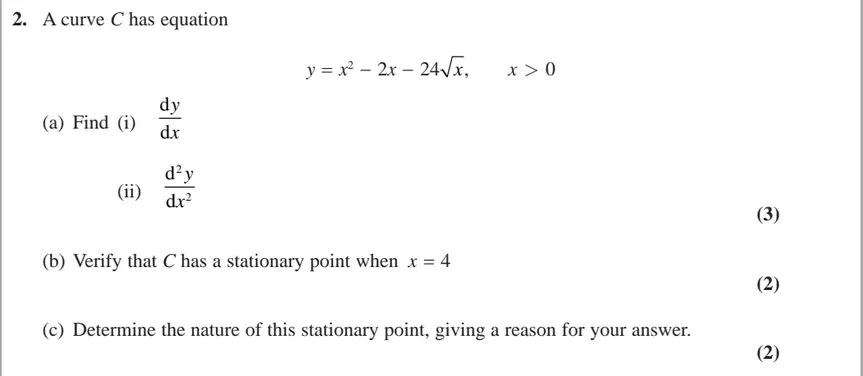
#> input picture assets/questions/9MA0/EDX_9MA0_2018_JUNE_P1/q02.webp, 863 x 376 px, shrunk from 1052 x 459 before the run
$ python -i lead-ins.py   (imports and definitions only)
#> lines starting #> are read from the running program, lines starting #| are printed output that depends on the picture
#> further down, picture is the input picture: PIL image 863x376 RGB; mean R, G, B 250.6, 250.6, 250.6
#!/usr/bin/env python3
"""Cut each part's "printed just before" text out of its context image (2026-11-19).

Linked parts (js/engine/linked-parts.js) are shown together: the question's introduction
once, then every part's own crop. A part's own crop starts at its label, so unlabelled text
printed between the previous part's answer space and this part's label (refine.py's bridge
text, e.g. "In reality the stone will be subject to air resistance.") would be lost.
refine.py stacked that text into the part's context image together with the introduction
and any earlier parts. This tool finds that piece from the recorded regions and saves it on
its own as ``context.lead_in_image_url``, using the same source pixels (lossless WebP).

The context image is ``render(context_regions)`` (optionally under the build's stem image):
full-width page crops stacked with 12 px gaps, at the scale the part's own crop
(``render(source_regions)``) also uses, so the page height in pixels follows from the own
crop and every piece can be located from the bottom of the context image.
"""
import base64
import hashlib
import io
import json
import pathlib

from PIL import Image

ROOT = pathlib.Path(__file__).resolve().parents[2]
GAP = 12


def decode(asset):
    return Image.open(io.BytesIO(base64.b64decode(asset['base64']))).convert('RGB')


# [5 lines left out: function encode, not called in this run]


def page_height(own_image, own_regions):
    share = sum(r['bbox'][3] - r['bbox'][1] for r in own_regions)
    return (own_image.height - GAP * (len(own_regions) - 1)) / share


# [83 lines left out: functions lead_in, profile, find_rows, after_tariff, not called in this run]


def mean_difference(a, b):
    from PIL import ImageChops, ImageStat
    return sum(ImageStat.Stat(ImageChops.difference(a.convert('L'), b.convert('L'))).mean)


def trim_blank(image):
    """Drop blank rows at the top and bottom; None when only blank rows (or a sliver) remain."""
    grey = image.convert('L')
    width = grey.width
#> width = 863
    band = grey.crop((int(width * 0.04), 0, int(width * 0.85), grey.height))   # leave out page rules and margins
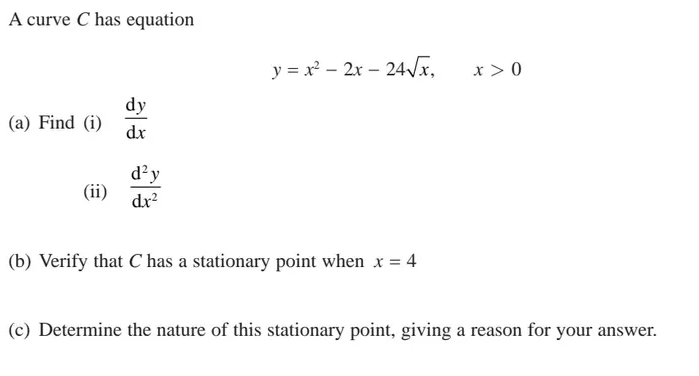
#> band: PIL image 699x376 L; min 0, max 255, mean 250.5
    rows = [y for y in range(band.height) if min(band.crop((0, y, band.width, y + 1)).tobytes()) < 140]
#> rows = 153 values from 12 to 339
    if not rows or rows[-1] - rows[0] < 10:
        return None
    return image.crop((0, max(0, rows[0] - 8), width, min(image.height, rows[-1] + 9)))
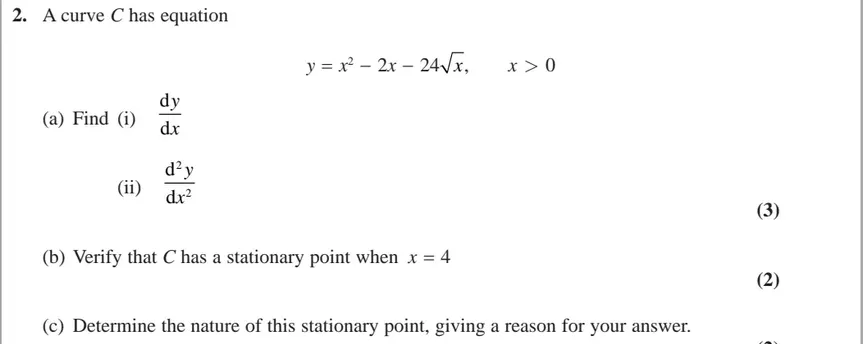
#> returned value: PIL image 863x344 RGB; mean R, G, B 250.3, 250.3, 250.3


# [52 lines left out: function main, not called in this run]


# [7 lines not run here, left out]

>>> from PIL import Image
>>> picture = Image.open('../../assets/questions/9MA0/EDX_9MA0_2018_JUNE_P1/q02.webp')
>>> result = trim_blank(picture)

$ run again, on assets/questions/9MA0/EDX_9MA0_2018_JUNE_P2/q05.webp
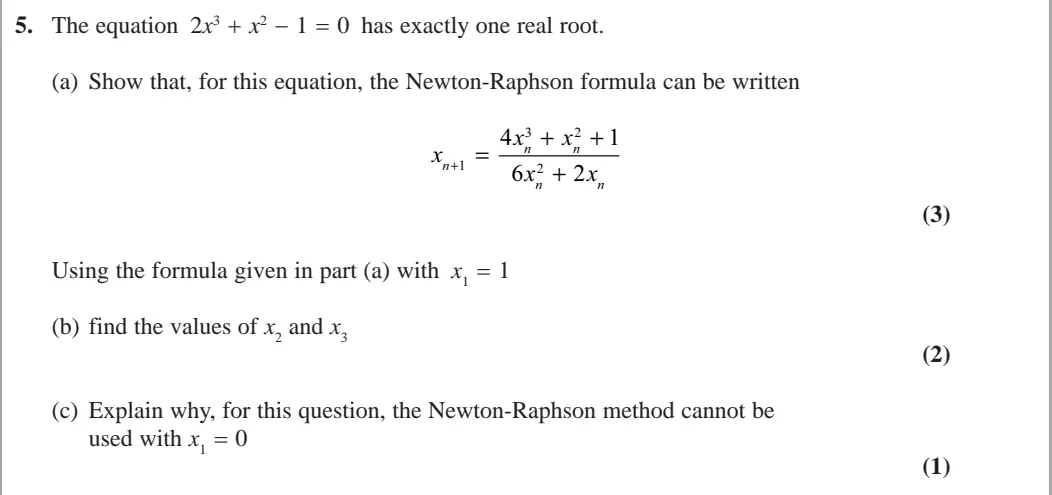
#> input picture assets/questions/9MA0/EDX_9MA0_2018_JUNE_P2/q05.webp, 1052 x 495 px
#> picture is the input picture: PIL image 1052x495 RGB; mean R, G, B 249.1, 249.1, 249.1
#> in trim_blank, `band = grey.crop((int(width * 0.04), 0, int(width * 0.85), grey.height))`:
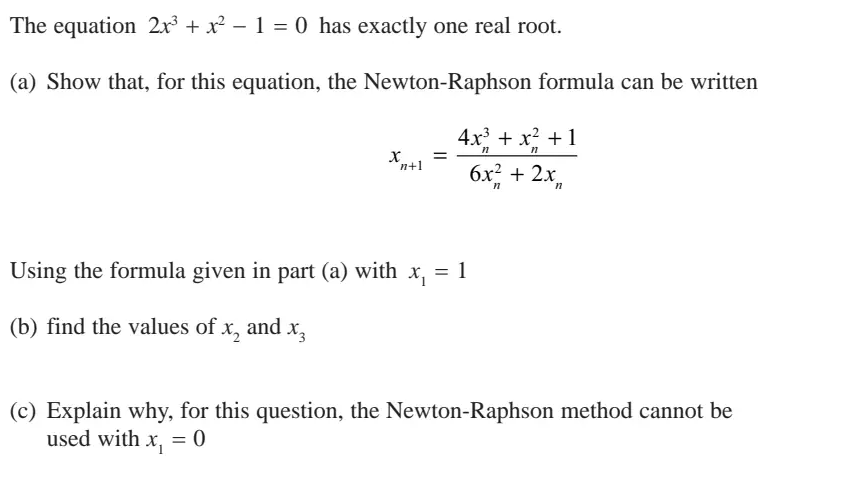
#> band: PIL image 852x495 L; min 0, max 255, mean 248.6
#> rows = 192 values from 16 to 453
#> in trim_blank, `return image.crop((0, max(0, rows[0] - 8), width, min(image.height, ro..`:
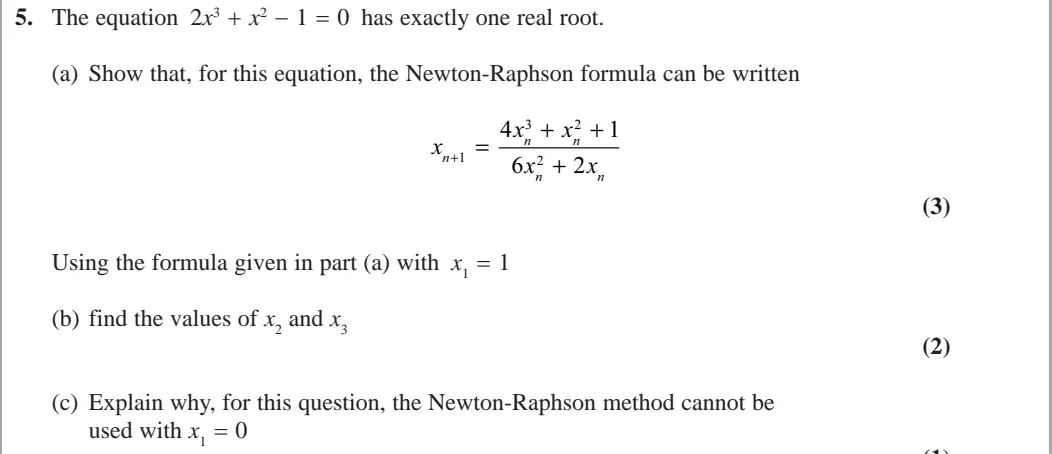
#> returned value: PIL image 1052x454 RGB; mean R, G, B 248.7, 248.7, 248.7

$ run again, on assets/questions/9MA0/EDX_9MA0_2018_JUNE_P2/q06.webp
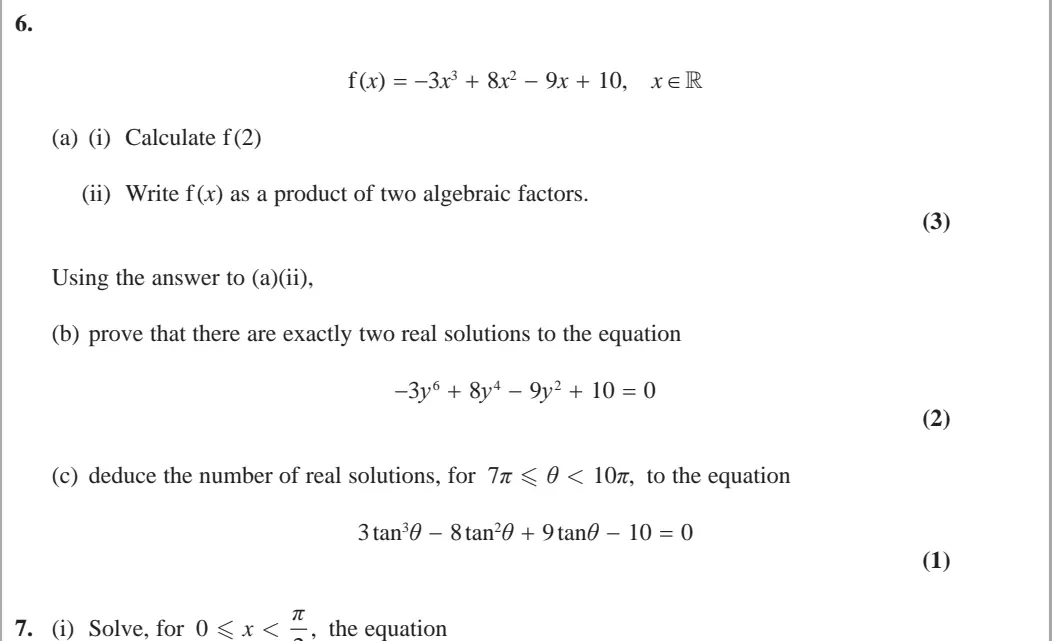
#> input picture assets/questions/9MA0/EDX_9MA0_2018_JUNE_P2/q06.webp, 1052 x 641 px
#> picture is the input picture: PIL image 1052x641 RGB; mean R, G, B 250.1, 250.1, 250.1
#> in trim_blank, `band = grey.crop((int(width * 0.04), 0, int(width * 0.85), grey.height))`:
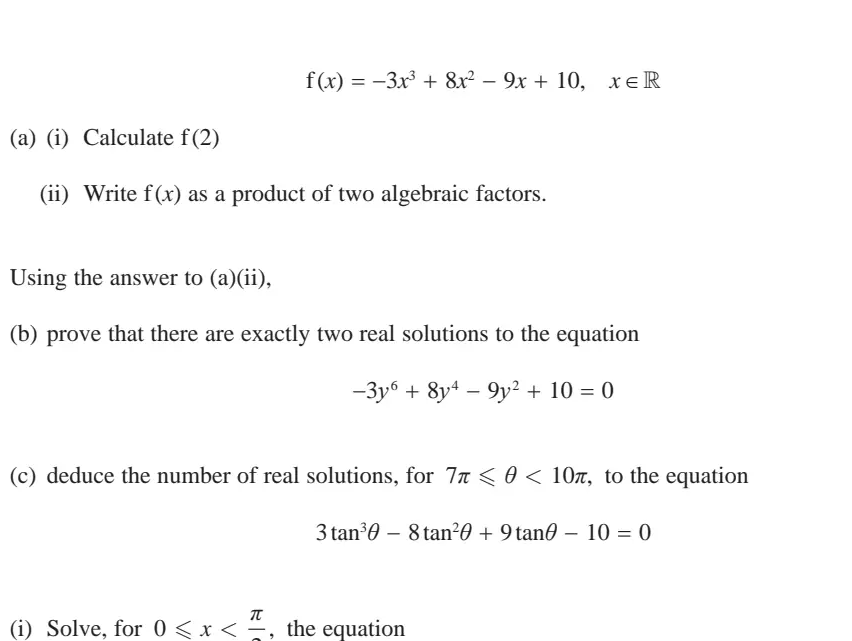
#> band: PIL image 852x641 L; min 13, max 255, mean 249.8
#> rows = 196 values from 71 to 640
#> in trim_blank, `return image.crop((0, max(0, rows[0] - 8), width, min(image.height, ro..`:
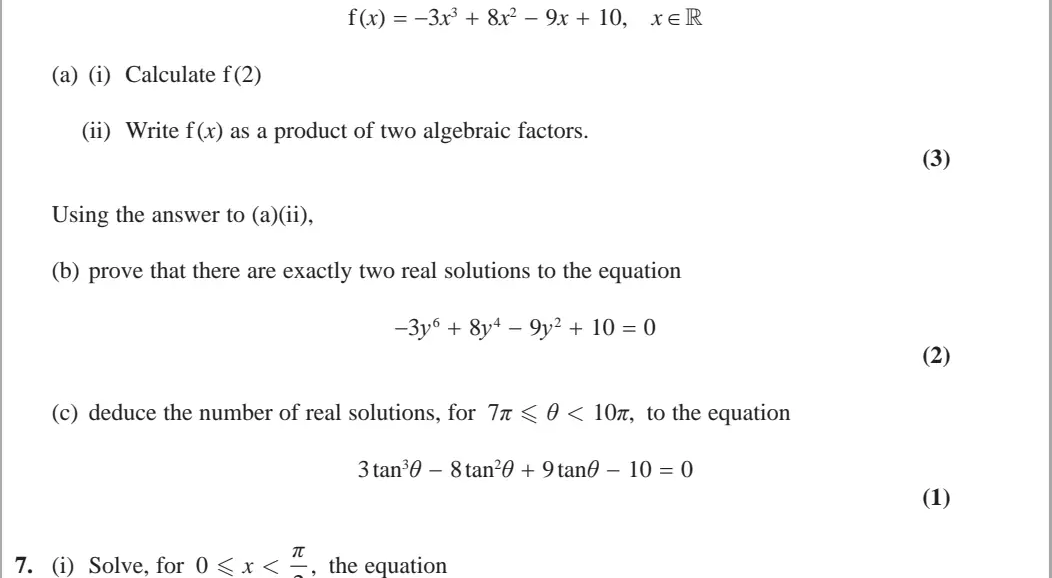
#> returned value: PIL image 1052x578 RGB; mean R, G, B 249.7, 249.7, 249.7

$ run again, on assets/questions/9MA0/EDX_9MA0_2018_JUNE_P3/q06.webp
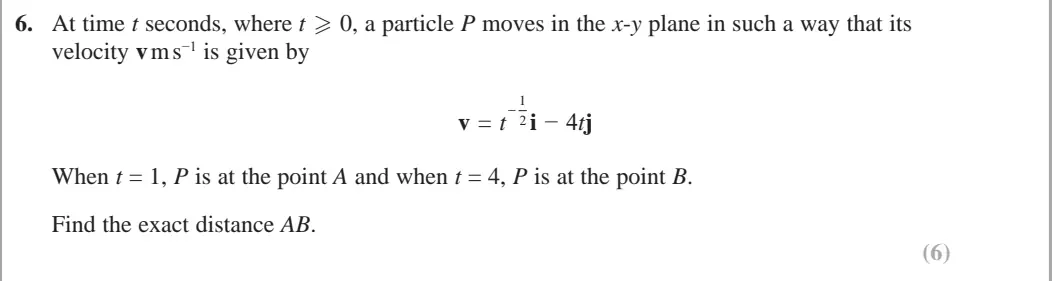
#> input picture assets/questions/9MA0/EDX_9MA0_2018_JUNE_P3/q06.webp, 1052 x 281 px
#> picture is the input picture: PIL image 1052x281 RGB; mean R, G, B 248.6, 248.6, 248.6
#> in trim_blank, `band = grey.crop((int(width * 0.04), 0, int(width * 0.85), grey.height))`:
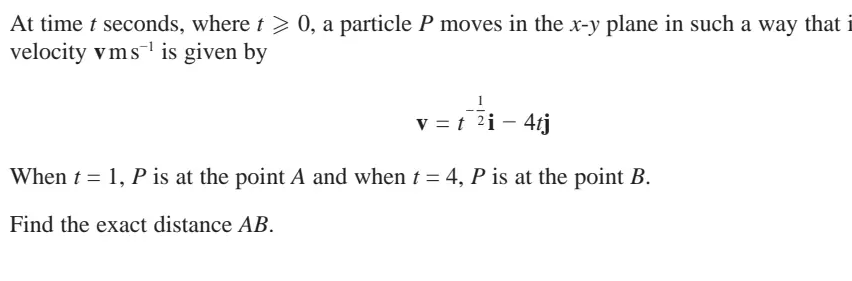
#> band: PIL image 852x281 L; min 15, max 255, mean 247.9
#> rows = 112 values from 15 to 231
#> in trim_blank, `return image.crop((0, max(0, rows[0] - 8), width, min(image.height, ro..`:
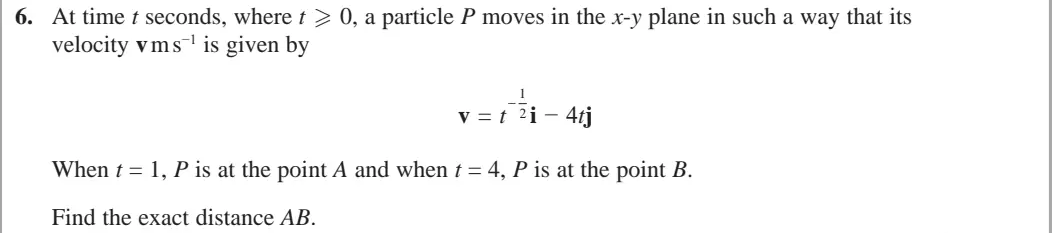
#> returned value: PIL image 1052x233 RGB; mean R, G, B 247.5, 247.5, 247.5
